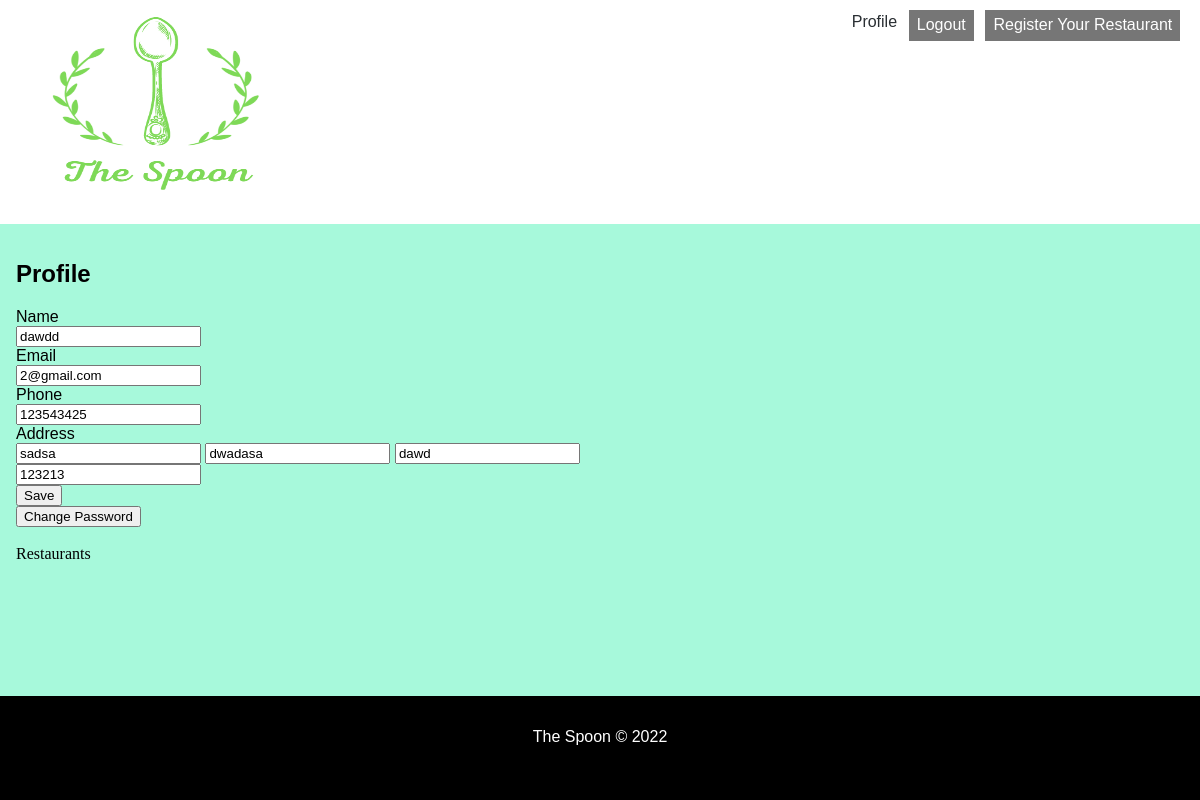
Before: /pages/profile.php (signed in) with the older database file.
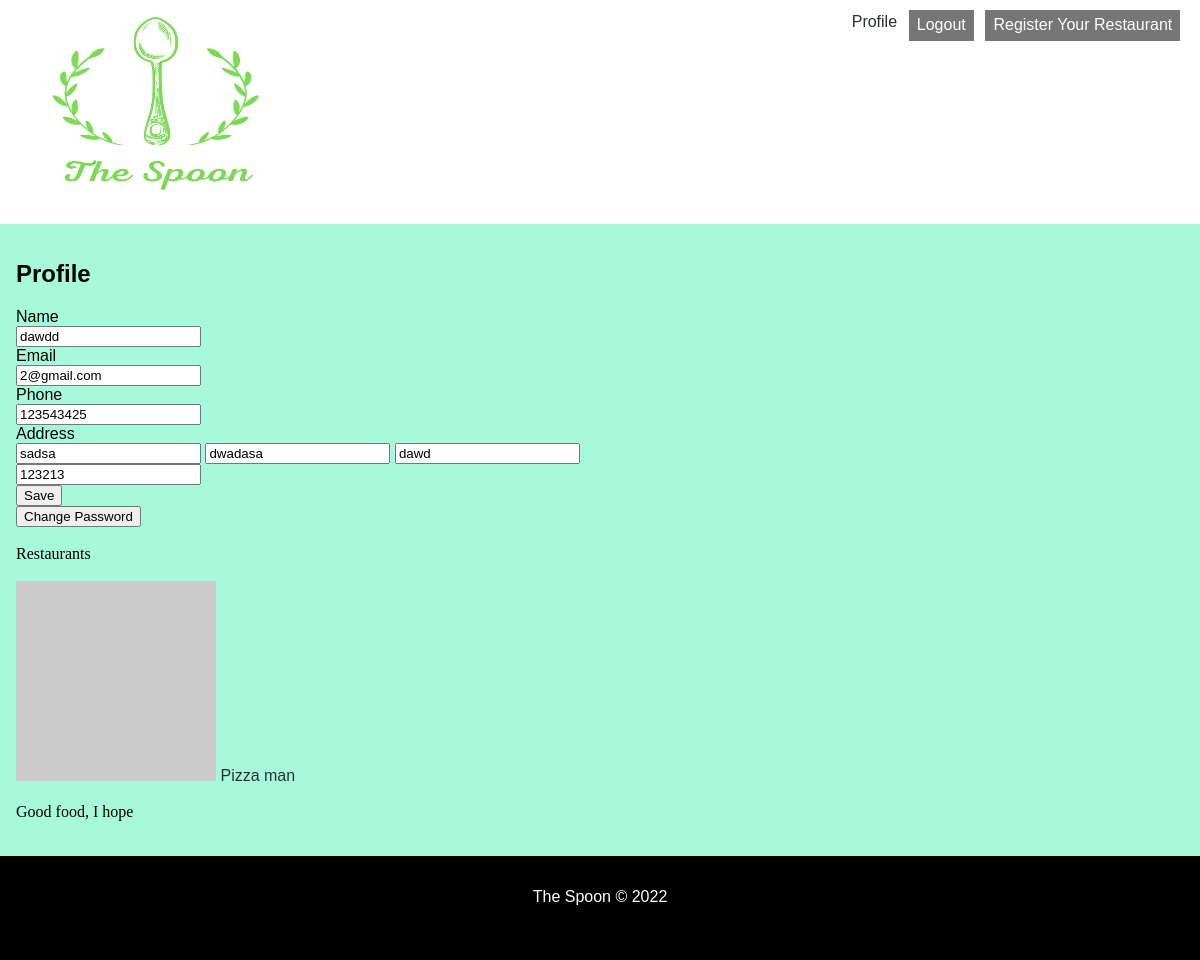
After: the same page with the newer database file.
### tables this page shows
CREATE TABLE User (
	idUser			INTEGER PRIMARY KEY,
	Email			VARCHAR NOT NULL UNIQUE,
	Password		VARCHAR NOT NULL,
	Phone 			INTEGER UNIQUE,
	Name 			VARCHAR NOT NULL,
	RestOwner       BOOLEAN DEFAULT FALSE,
	idAddress		INTEGER		CONSTRAINT fk_user_idaddress REFERENCES Address (idAddress)
												ON DELETE SET NULL ON UPDATE CASCADE
);

CREATE TABLE Address (
	idAddress 		INTEGER PRIMARY KEY,
	Street 		VARCHAR NOT NULL,
	City			VARCHAR NOT NULL,
	State			VARCHAR NOT NULL,
	PostalCode 		INTEGER NOT NULL
);

CREATE TABLE Restaurant (
	idRestaurant 		INTEGER PRIMARY KEY,
	Name 			VARCHAR NOT NULL,
	idUser		INTEGER NOT NULL 	CONSTRAINT fk_restaurant_iduser REFERENCES User (idUser)
												ON DELETE CASCADE ON UPDATE CASCADE,
	idRestCategory		INTEGER NOT NULL 	CONSTRAINT fk_restaurant_idrestcategory REFERENCES RestCategory (idRestCategory)
												ON DELETE CASCADE ON UPDATE CASCADE,
	Photo			VARCHAR	DEFAULT '',
	Description		VARCHAR DEFAULT '',
	idAddress		INTEGER NOT NULL 	CONSTRAINT fk_restaurant_idaddress REFERENCES Address (idAddress)
												ON DELETE CASCADE ON UPDATE CASCADE
);

### utils/session.php (called while the page is built, shortened)
<?php
  class Session {
    public function isLoggedIn() : bool {
      return isset($_SESSION['id']);
    }
    public function getId() : ?int {
      return isset($_SESSION['id']) ? $_SESSION['id'] : null;
    }
    public function getOwner() : ?bool {
        return isset($_SESSION['owner']) ? $_SESSION['owner'] : null;
    }
  }
?>

### database/user.class.php (called while the page is built, shortened)
<?php
  class User {
    public function __construct(int $idUser, string $email, string $name, string $street, string $city, string $state, int $postalcode, int $phone, bool $restOwner = false)
    {
      $this->idUser = $idUser;
      $this->email = $email;
      $this->name = $name;
      $this->street = $street;
      $this->city = $city;
      $this->state = $state;
      $this->postalcode = $postalcode;
      $this->phone = $phone;
      $this->restOwner = $restOwner;
    }
    static function getUser(PDO $db, int $id): User {
      $stmt = $db->prepare('
        SELECT idUser, Email, Name, Street, City, State, PostalCode, Phone, RestOwner
        FROM User JOIN Address USING (idAddress)
        WHERE idUser = ?
      ');
      $stmt->execute(array($id));
      $user = $stmt->fetch();
      return new User
     (
        (int)$user['idUser'],
        $user['Email'],
        $user['Name'],
        $user['Street'],
        $user['City'],
        $user['State'],
        (int)$user['PostalCode'],
        (int)$user['Phone'],
        (bool)$user['RestOwner']
      );
    }
  }
?>

### database/restaurant.class.php (called while the page is built, shortened)
<?php
  class Restaurant {
    public function __construct(int $id, string $name, string $description, string $photo) {
      $this->id = $id;
      $this->name = $name;
      $this->description = $description;
    }
    static function getRestaurantsFromUser(PDO $db, int $id) : array {
      $stmt = $db->prepare('SELECT idRestaurant, Name, Description, Photo FROM Restaurant WHERE idUser = ?');
      $stmt->execute(array($id));
      $restaurants = array();
      while ($restaurant = $stmt->fetch()) {
        $restaurants[] = new Restaurant(
          (int) $restaurant['idRestaurant'],
          $restaurant['Name'],
          $restaurant['Description'],
          $restaurant['Photo']
        );
      }
      return $restaurants;
    }
  }
?>

### templates/user.tpl.php (the view, shortened to what this page needs)
<?php function drawProfile(User $user) { ?>
  <h2>Profile</h2>
  <section id="profile">
    <form action="../actions/action_profile.php" method="post" id="profile-info">
      <label>Name<br>
      <input type="text" name="name" placeholder="name" value= "<?php echo $user->name ?>" required></label>
      <br>
      <label>Email<br>
      <input type="email" name="email" placeholder="email" value= "<?php echo $user->email ?>" required></label>
      <br>
      <label>Phone<br>
      <input type="tel" name="phone" placeholder="phone" value= "<?php echo $user->phone ?>" required></label>
      <br>
      <label>Address<br>
      <input type="text" name="street" placeholder="Street" value="<?php echo $user->street ?>" required>
      <input type="text" name="city" placeholder="City" value="<?php echo $user->city ?>" required>
      <input type="text" name="state" placeholder="State" value="<?php echo $user->state ?>" required>
      <br>
      <input type="number" name="postal-code" placeholder="Postal Code" value="<?php echo $user->postalcode ?>">
      </label>
      <br>
      <button type="submit">Save</button>
    </form>
    <button>Change Password</button>
  </section>
<?php } ?>

### templates/common.tpl.php (shortened to what this page needs)
<?php
  require_once('../utils/session.php');
?>
<?php function drawHeader(Session $session) { ?>
<!DOCTYPE html>
<html lang="en-US">
  <head>
    <link rel="stylesheet" href="../css/style.css">
    <link rel="stylesheet" href="../css/layout.css">
    <link rel="stylesheet" href="https://cdnjs.cloudflare.com/ajax/libs/font-awesome/4.7.0/css/font-awesome.min.css">
  </head>
  <body>
    <header id="header">
      <a id="logo" href="/"><img src="../images/TheSpoon.png" alt ="theSpoon logo" width="300" height="200"></a>
      <?php
        if ($session->isLoggedIn()) drawLogoutForm($session);
        else drawLogInForm();
      ?>
    </header>
    <main class="content">
<?php } ?>
<?php function drawFooter() { ?>
    </main>
    <footer class="footer">
      The Spoon &copy; 2022
    </footer>
  </body>
</html>
<?php } ?>
<?php function drawLogoutForm(Session $session) { ?>
  <form action="../actions/action_logout.php" method="post" class="logout">
    <div class="userName">
      <?php if($session->getOwner()) { ?>
        <a href="../pages/profile.php"  id="profileOwner">Profile</a>
        <button type="submit" id="logoutOwner">Logout</button>
        <a href="../pages/register_rest.php" id="restRegister">Register Your Restaurant</a>
      <?php } else { ?>
        <a href="../pages/profile.php" id="profileNotOwner">Profile</a>
        <button type="submit" id="logoutNotOwner">Logout</button>
      <?php } ?>
    </div>
  </form>
<?php } ?>

### pages/profile.php (shortened to what this page needs)
<?php
  require_once('../utils/session.php');
  $session = new Session();
  require_once('../database/connection.php');
  require_once('../database/user.class.php');
  require_once('../database/restaurant.class.php');
  require_once('../templates/common.tpl.php');
  require_once('../templates/user.tpl.php');
  require_once('../templates/restaurant.tpl.php');
  $db = getDatabaseConnection();
  $user = User::getUser($db, $session->getId());
  drawHeader($session);
  drawProfile($user);
  if($user->restOwner) {
    $restaurants = Restaurant::getRestaurantsFromUser($db, $user->idUser);
    drawOwnerRestaurants($restaurants);
  }
  drawFooter();
?>

### templates/restaurant.tpl.php (shortened to what this page needs)
<?php function drawOwnerRestaurants(array $restaurants) { ?>
  <p>Restaurants</p>
  <?php foreach($restaurants as $restaurant) { ?>
    <article>
      <div>
        <a href="../pages/restaurant.php?id=<?=$restaurant->id?>"><img src="https://picsum.photos/200?<?=$restaurant->id?>" alt="restaurant image" width="200" height="200"></a>
        <a href="../pages/restaurant.php?id=<?=$restaurant->id?>"><?=$restaurant->name?></a>
        <p ><?=$restaurant->description?></p>
      </div>
    </article>
  <?php } ?>
<?php } ?>

### css/style.css (style rules this page uses)
input[type=number] { -moz-appearance: textfield; }
a:not(.loginLink), a:not(.registerLink) { text-decoration: none; color: #2a2f33; }
body>header { color: #000; background-color: #fff; }
body>footer { background-color: #2a2f33; color: white; padding: 2em; height: 2.5em; }
body { font-family: "Poppins", sans-serif; }
p { font-family: "Lora", serif; line-height: 1.4em; }
.userName { background-color: #fff; width: 22.5em; display: flex; flex-direction: row; justify-content: space-evenly; }
.userName a { text-decoration: none; color: #2a2f33; }
#profileOwner { padding-top: 0.2em; font-size: medium; }
.userName button, .userName #restRegister { background-color: #555; color: white; padding: 0.4em 0.5em; border: none; cursor: pointer; opacity: 0.8; font-size: medium; }
#restRegister { margin-right: 0.5em; }

### css/layout.css (style rules this page uses)
body { background-color: #a7f9db; margin: 0 auto; display: flex; min-height: 100vh; flex-direction: column; }
body>header { padding: 10px 16px; position: relative; top: 0; width: 100%; padding-left: 0%; padding-right: 0%; }
.content { padding: 16px; }
body>header { display: grid; grid-template-columns: auto 0fr 0fr 0fr; grid-template-rows: auto auto; }
body footer { margin-top: auto; text-align: center; }
.footer { position: relative; left: 0; bottom: 0; width: 100%; padding-right: 0%; padding-left: 0%; background-color: black; color: white; text-align: center; }

Changed rows visible on the page:
added restaurant: Name "Pizza man", Description "Good food, I hope"
